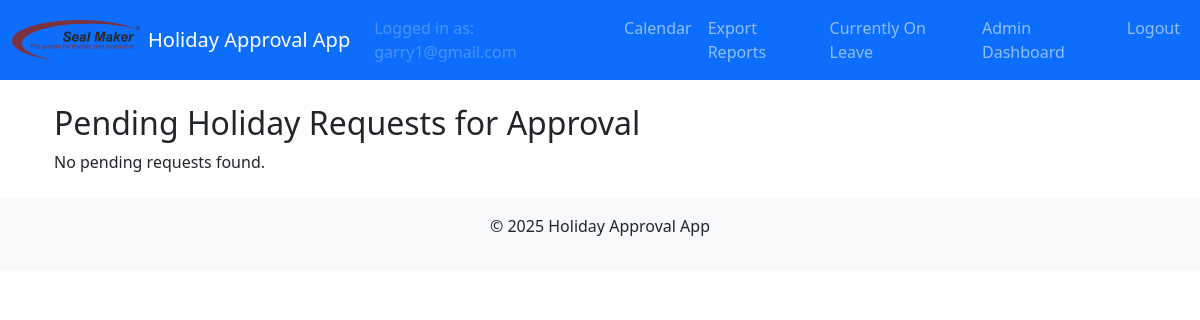
Before: /approval_requests (signed in) with the older database file.
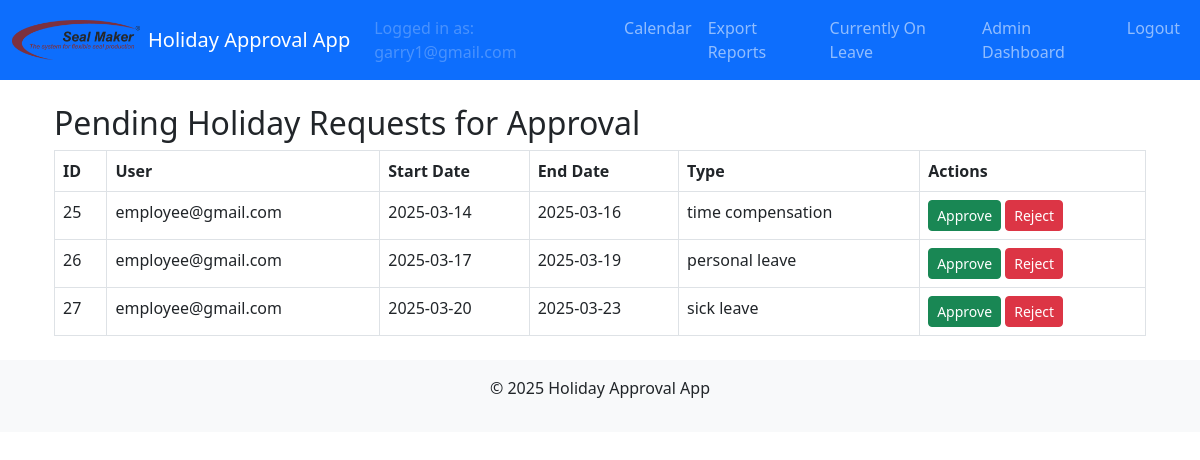
After: the same page with the newer database file.
### models.py (models this page shows, shortened)
class HolidayRequest(db.Model):
    id = db.Column(db.Integer, primary_key=True)
    user_id = db.Column(db.Integer, db.ForeignKey('user.id'), nullable=False)
    start_date = db.Column(db.Date, nullable=False)
    end_date = db.Column(db.Date, nullable=False)
    request_type = db.Column(db.String(50), nullable=False)  # e.g., 'vacation', 'time compensation'
    status = db.Column(db.String(20), nullable=False, default='pending')
    comment = db.Column(db.String(200))
    user = db.relationship('User', backref=db.backref('holiday_requests', lazy=True))

class User(UserMixin, db.Model):
    id = db.Column(db.Integer, primary_key=True)
    email = db.Column(db.String(120), unique=True, nullable=False)
    name = db.Column(db.String(120), nullable=True)           # Full name field
    cost_center = db.Column(db.String(50), nullable=True)       # Cost center field
    password_hash = db.Column(db.String(128), nullable=False)
    role = db.Column(db.String(20), nullable=False)             # Roles: employee, supervisor, manager, admin, hr, sub-admin
    time_off_balance = db.Column(db.Float, nullable=False, default=20.0, server_default="20.0")
    active = db.Column(db.Boolean, nullable=False, default=True, server_default="1")
    department = db.Column(db.String(100), nullable=True)       # Department field
    force_password_reset = db.Column(db.Boolean, nullable=False, default=False, server_default="0")

### main/routes.py (the view)
@main_bp.route('/approval_requests')
@login_required
def approval_requests():
    if current_user.role not in ['supervisor', 'manager', 'admin']:
        flash('Access denied: you do not have permission to view this page.', 'danger')
        return redirect(url_for('main.calendar'))
    pending_requests = HolidayRequest.query.filter_by(status='pending').all()
    return render_template('approval_requests.html', requests=pending_requests)

### app.py (called while the page is built)
def create_app():
    app = Flask(__name__)
    app.config.from_object(Config)
    db.init_app(app)
    migrate.init_app(app, db)
    login_manager.init_app(app)
    bcrypt.init_app(app)
    mail.init_app(app)
    login_manager.login_view = 'auth.login'
    @login_manager.user_loader
    def load_user(user_id):
        return User.query.get(int(user_id))
    from auth.routes import auth_bp
    from main.routes import main_bp
    from admin.routes import admin_bp
    from hr.routes import hr_bp
    app.register_blueprint(auth_bp)
    app.register_blueprint(main_bp)
    app.register_blueprint(admin_bp)
    app.register_blueprint(hr_bp)
    return app

### templates/approval_requests.html
{% extends "layout.html" %}
{% block content %}
<div class="container">
  <h2>Pending Holiday Requests for Approval</h2>
  {% if requests %}
    <table class="table table-bordered">
      <thead>
        <tr>
          <th>ID</th>
          <th>User</th>
          <th>Start Date</th>
          <th>End Date</th>
          <th>Type</th>
          <th>Actions</th>
        </tr>
      </thead>
      <tbody>
        {% for req in requests %}
        <tr>
          <td>{{ req.id }}</td>
          <td>{{ req.user.email }}</td>
          <td>{{ req.start_date.strftime('%Y-%m-%d') }}</td>
          <td>{{ req.end_date.strftime('%Y-%m-%d') }}</td>
          <td>{{ req.request_type }}</td>
          <td>
            <a href="{{ url_for('main.update_request', request_id=req.id, action='approve') }}" class="btn btn-success btn-sm">Approve</a>
            <a href="{{ url_for('main.update_request', request_id=req.id, action='reject') }}" class="btn btn-danger btn-sm">Reject</a>
          </td>
        </tr>
        {% endfor %}
      </tbody>
    </table>
  {% else %}
    <p>No pending requests found.</p>
  {% endif %}
</div>
{% endblock %}

Changed rows visible on the page:
added HolidayRequest: id "25", user.email "employee@gmail.com", start_date "2025-03-14", end_date "2025-03-16", request_type "time compensation"
added HolidayRequest: id "26", user.email "employee@gmail.com", start_date "2025-03-17", end_date "2025-03-19", request_type "personal leave"
added HolidayRequest: id "27", user.email "employee@gmail.com", start_date "2025-03-20", end_date "2025-03-23", request_type "sick leave"
Other visible differences:
text no longer shown: "No pending requests found."
text now shown: "ID User Start Date End Date Type Actions"
